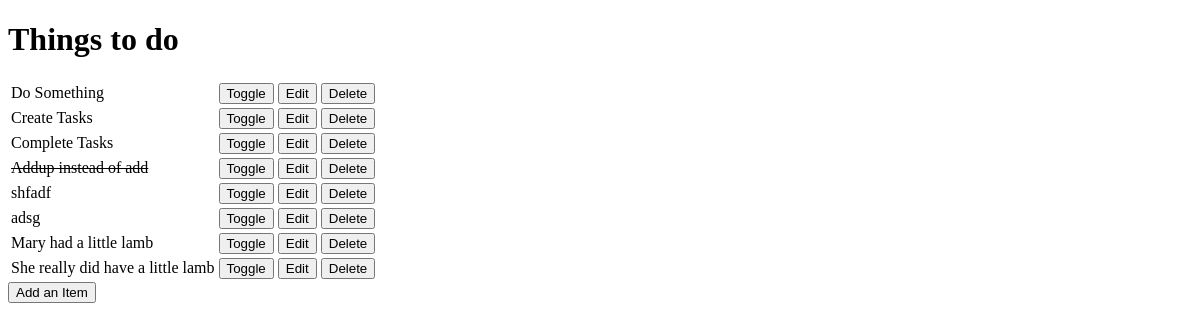
The app's page /, older data.
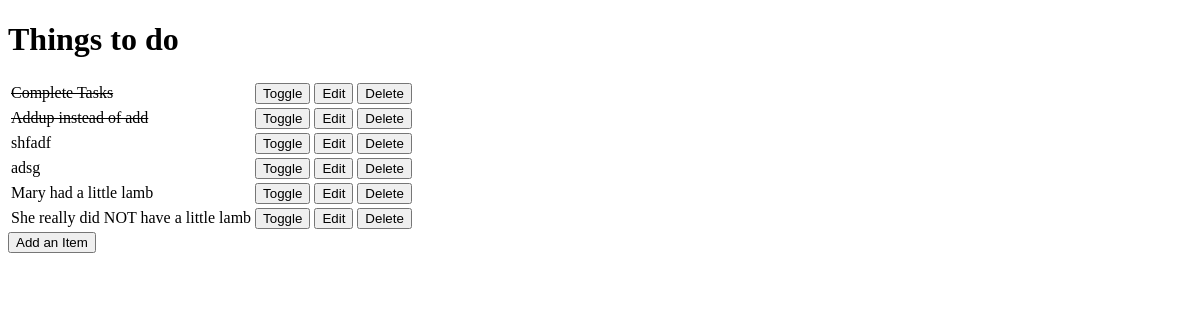
The same page, newer data.
### todo/models.py (models this page shows, shortened)
class Item(models.Model):
    name = models.CharField(max_length=50, null=False, blank=False)
    done = models.BooleanField(null=False, blank=False, default=False)
    '''
    Returns the NAME of the object instead of the Type of object as defined
    in line 590 of
    https://github.com/django/django/blob/main/django/db/models/base.py
    '''

### todo/views.py (the view)
# urls.py: path('', views.get_todo_list, name='get_todo_list'),
def get_todo_list(request):
    items = Item.objects.all()
    context = {
        'items': items
    }
    return render(request, 'todo/todo_list.html', context)

### todo/templates/todo/todo_list.html (shortened to what this page needs)
<!DOCTYPE html>
<html lang="en">
<head>
</head>
<body>
    <h1>Things to do</h1>
    <table>
        {% for item in items %}
            <tr>
                {% if item.done %}
                    <td><s>{{item.name}}</s></td>
                {% else %}
                    <td>{{item.name}}</td>
                {% endif %}
                <td><a href="/toggle/{{ item.id }}"><button>Toggle</button></a> </td>
                <td><a href="/edit/{{ item.id }}"><button>Edit</button></a> </td>
                <td><a href="/delete/{{ item.id }}"><button>Delete</button></a> </td>
            </tr>
        {% empty %}
        <tr><td>You have nothing to do.</td></tr>
        {% endfor %}
    </table>
    <a href="/add"><button>Add an Item</button></a>
</body>
</html>

Row changes from the older to the newer data that the page shows:
removed Item: name "Do Something"
removed Item: name "Create Tasks"
changed Item "Complete Tasks": done False → True (drawn)
changed Item: name "She really did have a little lamb" → "She really did NOT have a little lamb"
